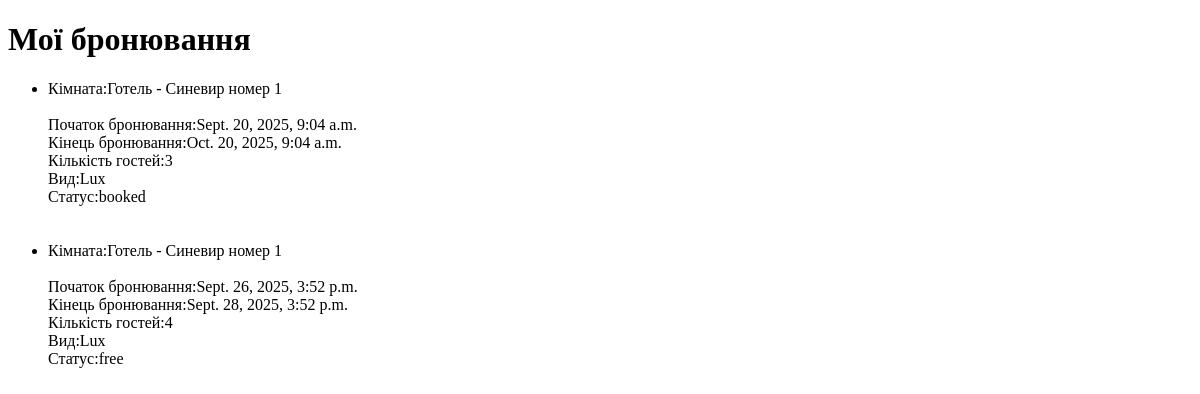
Page /my_booking_as_admin/ (signed in) on the earlier database version.
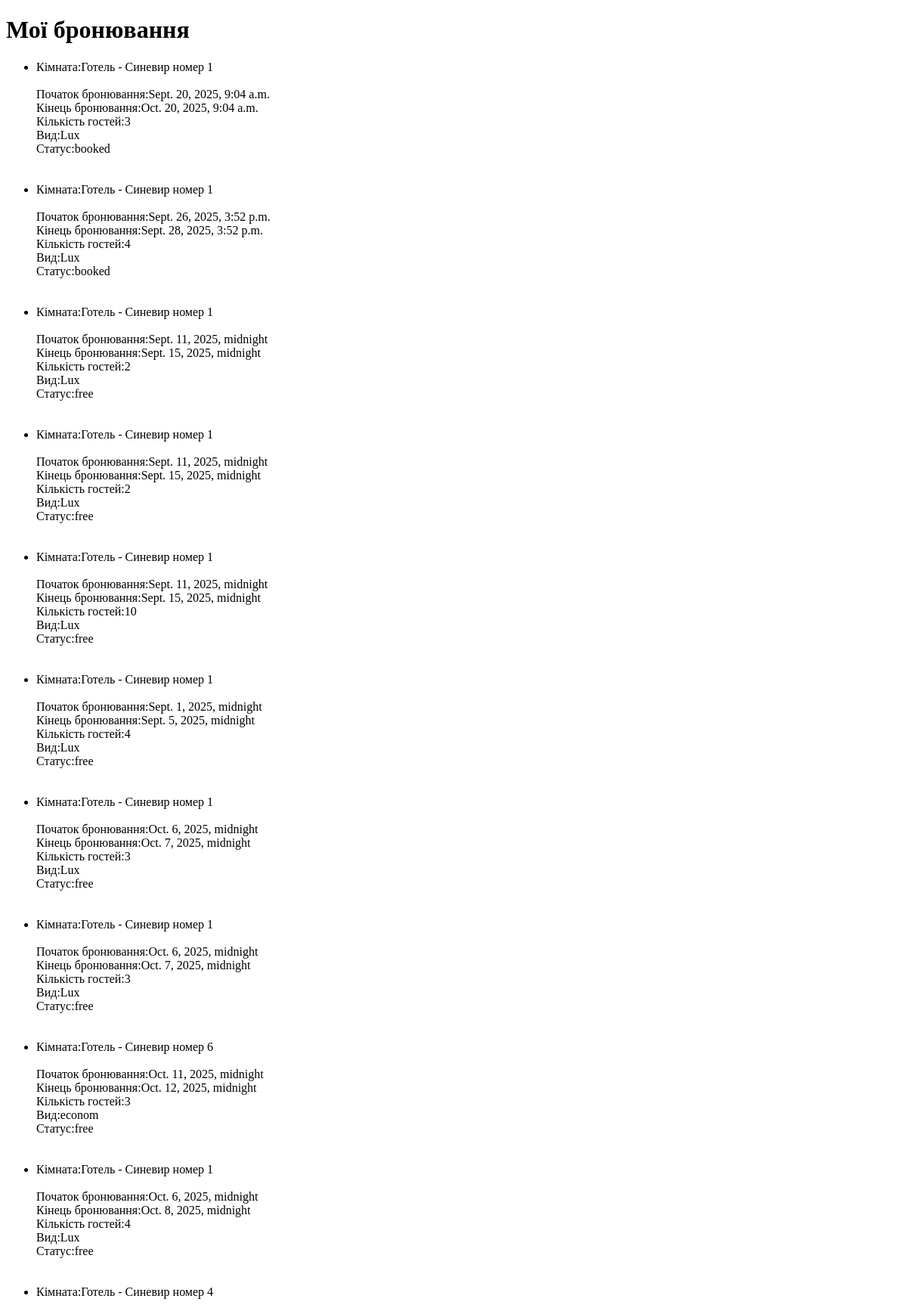
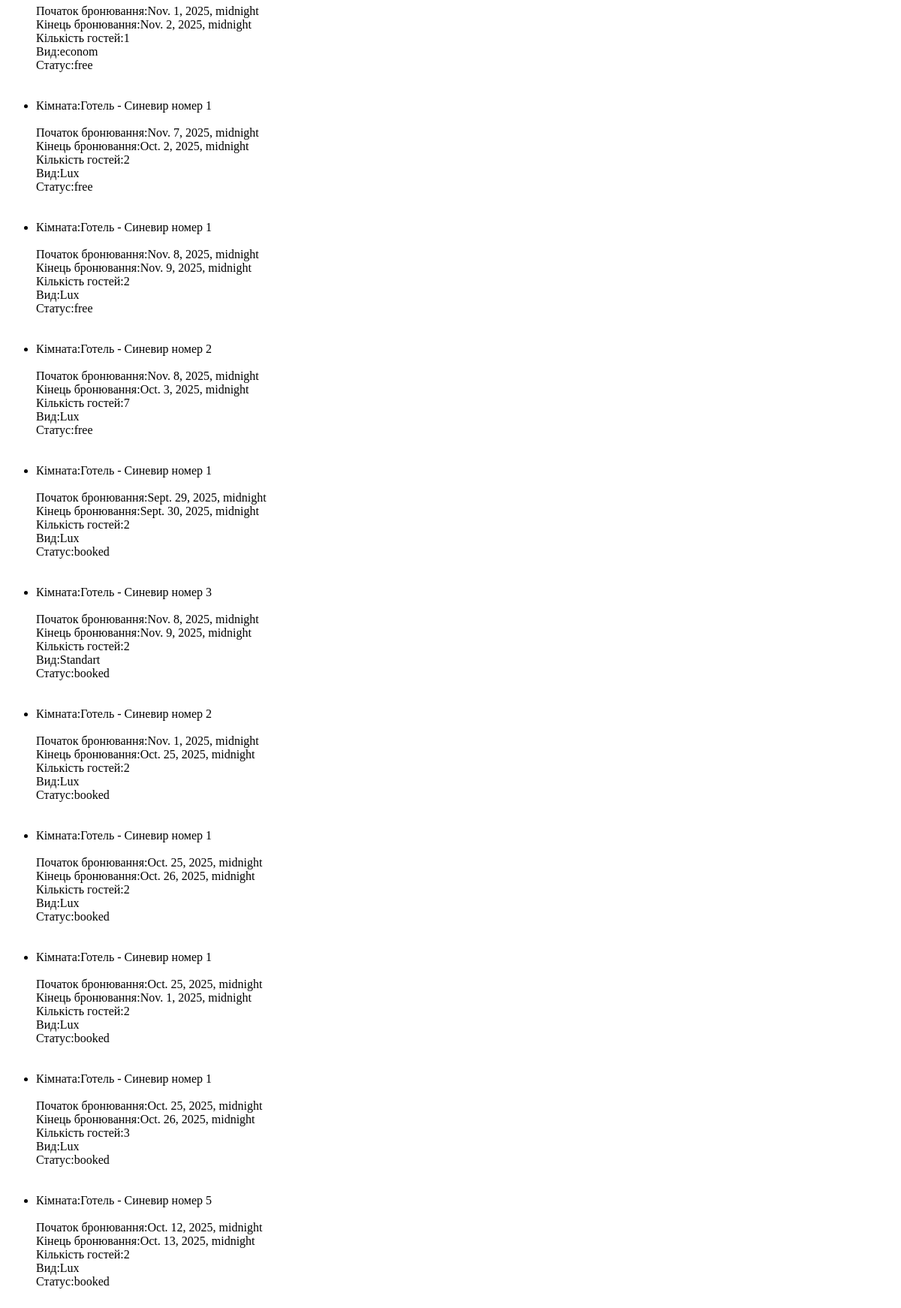
Same page on the later database version (2 pictures, top to bottom).
### hotel_booking/models.py (models this page shows, shortened)
class Booking(models.Model):
    STATUS = [
        ("booked" ,"Заброньвано"),
        ("free" ,"Не заброньовано")
    ]
    user = models.ForeignKey(User,on_delete= models.CASCADE)
    room = models.ForeignKey(Room,on_delete= models.CASCADE)
    start_booking = models.DateTimeField()
    end_booking = models.DateTimeField()
    guests = models.PositiveIntegerField()
    status = models.CharField(max_length=10,choices=STATUS, default="booked")

class Room(models.Model):
    hotel = models.ForeignKey(Hotel,on_delete=models.CASCADE, related_name="room")
    room_number = models.CharField(max_length=20)
    room_type = models.CharField(max_length=100)
    beds = models.PositiveIntegerField()
    price_per_night = models.DecimalField(max_digits=8,decimal_places=2)
    avaible = models.BooleanField(default=True)
    def __str__(self):
        return f"Готель - {self.hotel.name} номер {self.room_number}  "

class Hotel(models.Model):
    name = models.CharField(max_length=100)
    address = models.TextField()
    city = models.CharField(max_length=100)
    description = models.TextField()
    rating = models.FloatField(default = 0)

### hotel_booking/views.py (the view)
# urls.py: path('my_booking_as_admin/', views.my_booking_as_admin,name="my_booking_as_admin"),
def my_booking_as_admin(request):
    if request.user.is_authenticated:
        bookings = Booking.objects.filter(user = request.user)
    else:
        bookings = []
    return render(request,"my_booking_as_admin.html",{"bookings": bookings})

### templates/my_booking_as_admin.html (shortened to what this page needs)
<!DOCTYPE html>
<html lang="en">
<head>
</head>
<body>
    <h1>Мої бронювання</h1>
    {%if bookings%}
        <ul>
            {%for booking in bookings%}
                <li>
                    Кімната:{{booking.room}}<br>
                    <br>
                    Початок бронювання:{{booking.start_booking}}<br>
                    Кінець бронювання:{{booking.end_booking}}<br>
                    Кількість гостей:{{booking.guests}}<br>
                    Вид:{{booking.room.room_type}}<br>
                    Статус:{{booking.status}}<br>
                    <br>
                    <br>
                </li>
            {%endfor%}
        </ul>
    {%else%}
        <p>У вас ще немає бронювання</p>
    {%endif%}
</body>
</html>

Differences in the rows shown:
changed Booking "Sept. 26, 2025, 3:52 p.m.": status "free" → "booked"
added Booking: room "Готель - Синевир номер 1", start_booking "Sept. 11, 2025, midnight", end_booking "Sept. 15, 2025, midnight", guests "2", room.room_type "Lux", status "free"
added Booking: room "Готель - Синевир номер 1", start_booking "Sept. 11, 2025, midnight", end_booking "Sept. 15, 2025, midnight", guests "2", room.room_type "Lux", status "free"
added Booking: room "Готель - Синевир номер 1", start_booking "Sept. 11, 2025, midnight", end_booking "Sept. 15, 2025, midnight", guests "10", room.room_type "Lux", status "free"
added Booking: room "Готель - Синевир номер 1", start_booking "Sept. 1, 2025, midnight", end_booking "Sept. 5, 2025, midnight", guests "4", room.room_type "Lux", status "free"
added Booking: room "Готель - Синевир номер 1", start_booking "Oct. 6, 2025, midnight", end_booking "Oct. 7, 2025, midnight", guests "3", room.room_type "Lux", status "free"
added Booking: room "Готель - Синевир номер 1", start_booking "Oct. 6, 2025, midnight", end_booking "Oct. 7, 2025, midnight", guests "3", room.room_type "Lux", status "free"
added Booking: room "Готель - Синевир номер 6", start_booking "Oct. 11, 2025, midnight", end_booking "Oct. 12, 2025, midnight", guests "3", room.room_type "econom", status "free"
added Booking: room "Готель - Синевир номер 1", start_booking "Oct. 6, 2025, midnight", end_booking "Oct. 8, 2025, midnight", guests "4", room.room_type "Lux", status "free"
added Booking: room "Готель - Синевир номер 4", start_booking "Nov. 1, 2025, midnight", end_booking "Nov. 2, 2025, midnight", guests "1", room.room_type "econom", status "free"
added Booking: room "Готель - Синевир номер 1", start_booking "Nov. 7, 2025, midnight", end_booking "Oct. 2, 2025, midnight", guests "2", room.room_type "Lux", status "free"
added Booking: room "Готель - Синевир номер 1", start_booking "Nov. 8, 2025, midnight", end_booking "Nov. 9, 2025, midnight", guests "2", room.room_type "Lux", status "free"
added Booking: room "Готель - Синевир номер 2", start_booking "Nov. 8, 2025, midnight", end_booking "Oct. 3, 2025, midnight", guests "7", room.room_type "Lux", status "free"
added Booking: room "Готель - Синевир номер 1", start_booking "Sept. 29, 2025, midnight", end_booking "Sept. 30, 2025, midnight", guests "2", room.room_type "Lux", status "booked"
added Booking: room "Готель - Синевир номер 3", start_booking "Nov. 8, 2025, midnight", end_booking "Nov. 9, 2025, midnight", guests "2", room.room_type "Standart", status "booked"
added Booking: room "Готель - Синевир номер 2", start_booking "Nov. 1, 2025, midnight", end_booking "Oct. 25, 2025, midnight", guests "2", room.room_type "Lux", status "booked"
added Booking: room "Готель - Синевир номер 1", start_booking "Oct. 25, 2025, midnight", end_booking "Oct. 26, 2025, midnight", guests "2", room.room_type "Lux", status "booked"
added Booking: room "Готель - Синевир номер 1", start_booking "Oct. 25, 2025, midnight", end_booking "Nov. 1, 2025, midnight", guests "2", room.room_type "Lux", status "booked"
added Booking: room "Готель - Синевир номер 1", start_booking "Oct. 25, 2025, midnight", end_booking "Oct. 26, 2025, midnight", guests "3", room.room_type "Lux", status "booked"
added Booking: room "Готель - Синевир номер 5", start_booking "Oct. 12, 2025, midnight", end_booking "Oct. 13, 2025, midnight", guests "2", room.room_type "Lux", status "booked"
